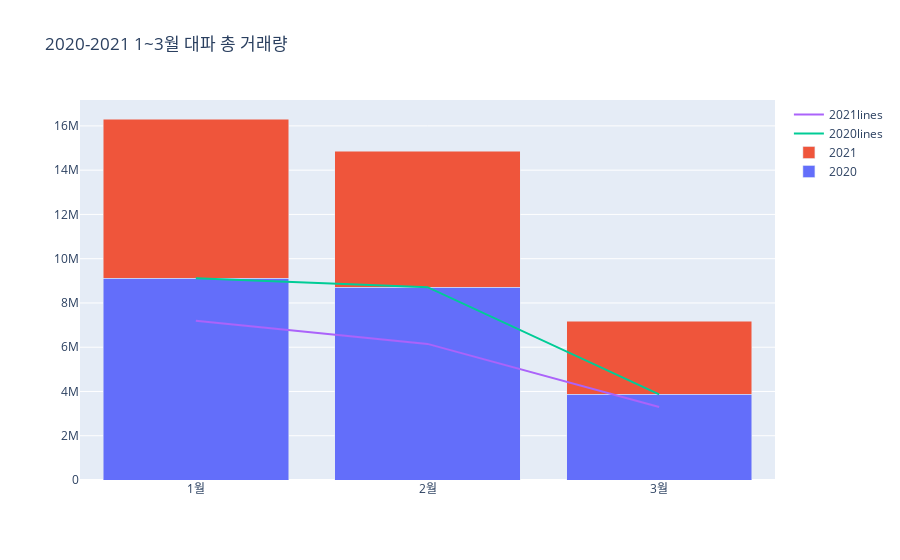

Notebook code for this chart:
### Markdown cell above
### 대파 총 거래량 합계 ###

### Code cell
#꺾은선,누적막대(stacked)
trace1 = go.Bar(x=result4['month'], y=result4['2020'], name='2020')
trace2 = go.Bar(x=result4['month'], y=result4['2021'], name='2021')
trace3 = go.Scatter(x = result4['month'], y = result4['2020'], mode = 'lines', name = '2020lines')
trace4 = go.Scatter(x = result4['month'], y = result4['2021'], mode = 'lines', name = '2021lines')

data = [trace1, trace2, trace3, trace4]

layout = go.Layout(title='2020-2021 1~3월 대파 총 거래량', barmode='stack')

fig = go.Figure(data=data, layout=layout)
pyo.iplot(fig)

### Figure 1 — Plotly figure (JSON) as saved in the notebook; plotly's stock layout.template omitted (floating-point values rounded to 4 significant figures)
{"data": [{"name": "2020", "type": "bar", "x": ["1월", "2월", "3월"], "y": [9114615, 8712647, 3872972]}, {"name": "2021", "type": "bar", "x": ["1월", "2월", "3월"], "y": [7197294, 6149395, 3300430]}, {"mode": "lines", "name": "2020lines", "type": "scatter", "x": ["1월", "2월", "3월"], "y": [9114615, 8712647, 3872972]}, {"mode": "lines", "name": "2021lines", "type": "scatter", "x": ["1월", "2월", "3월"], "y": [7197294, 6149395, 3300430]}], "layout": {"barmode": "stack", "title": {"text": "2020-2021 1~3월 대파 총 거래량"}}}
